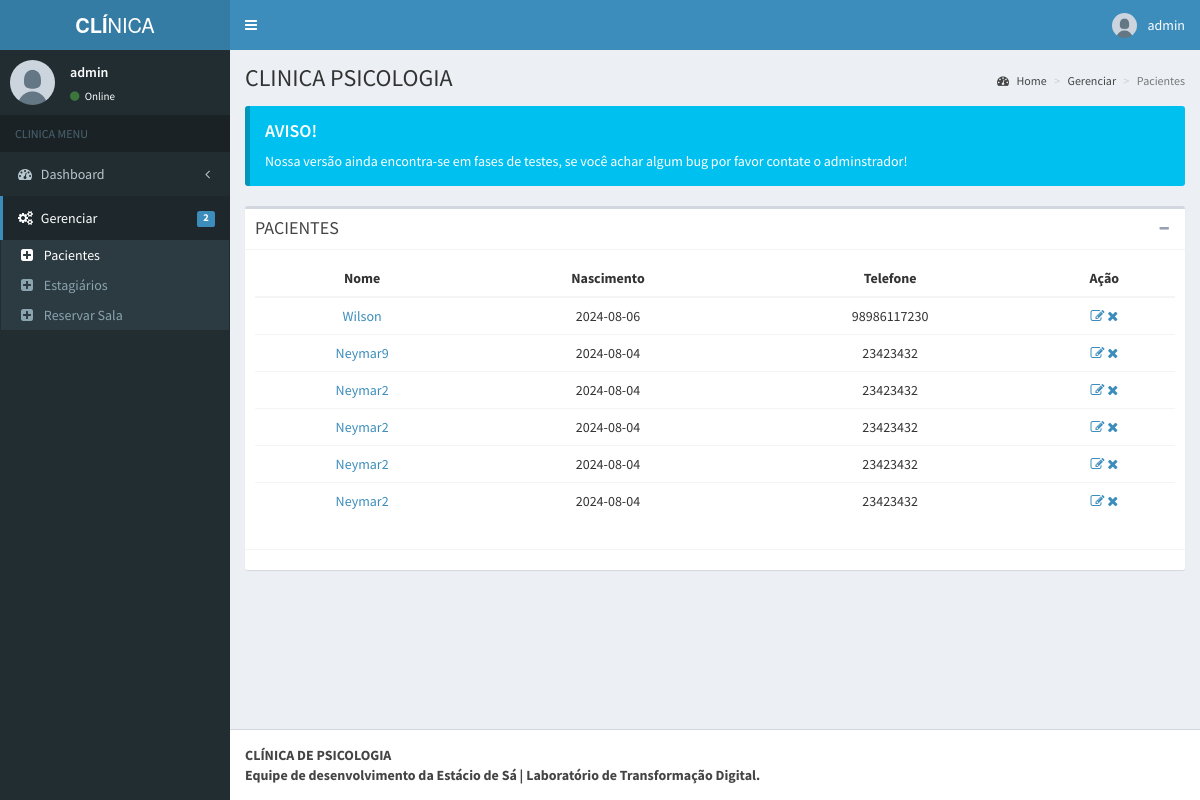
The page /admin/pages/layout/pacientes.php (signed in) on the database as committed earlier.
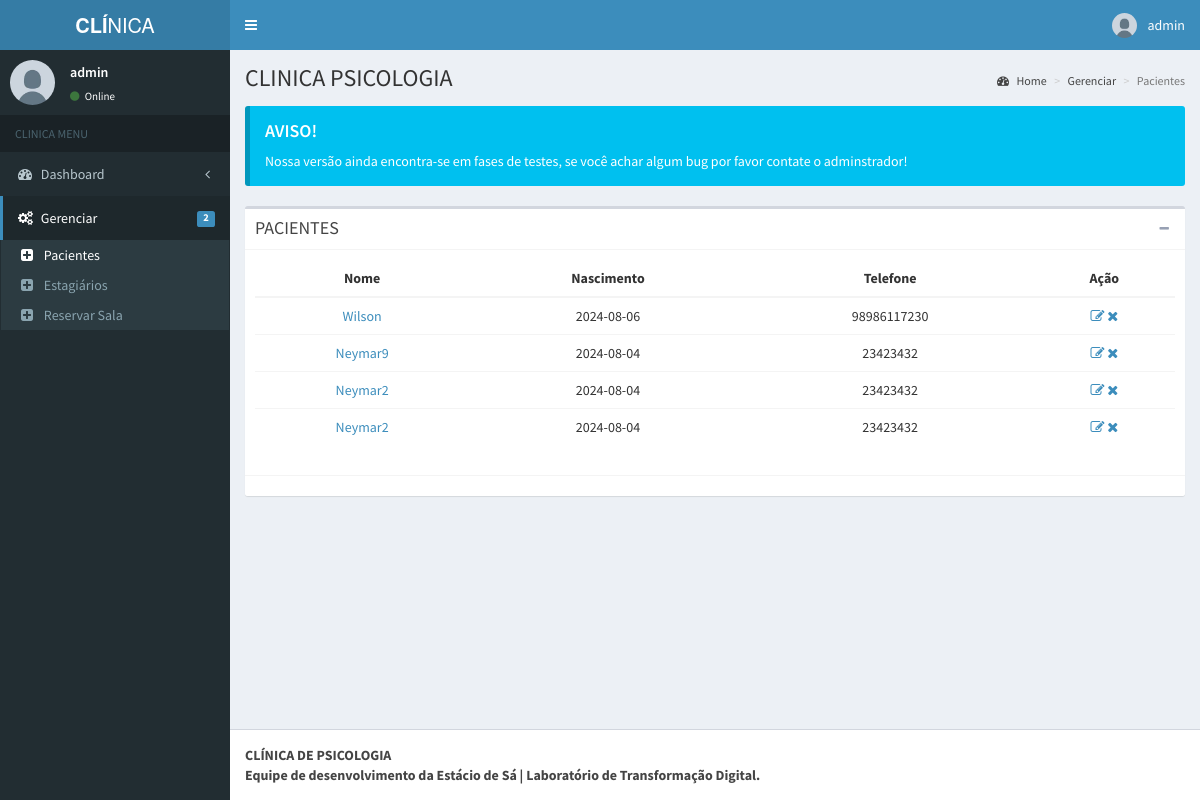
The same page on the database as committed later.
### tables this page shows
CREATE TABLE `tbl_paciente` (
  `id` int(11) UNSIGNED NOT NULL,
  `nome` varchar(150) NOT NULL,
  `nascimento` date NOT NULL,
  `rg` int(11) NOT NULL,
  `cpf` int(11) NOT NULL,
  `id_genero` int(11) UNSIGNED NOT NULL,
  `id_contato` int(11) UNSIGNED NOT NULL,
  `id_escolaridade` int(11) UNSIGNED NOT NULL,
  `id_profissao` int(11) UNSIGNED NOT NULL,
  `id_renda_familiar` int(11) UNSIGNED NOT NULL,
  `id_estado_civil` int(11) UNSIGNED NOT NULL,
  `id_endereco` int(11) UNSIGNED NOT NULL
);

CREATE TABLE `tbl_contato` (
  `id` int(11) UNSIGNED NOT NULL,
  `id_paciente` int(11) UNSIGNED NOT NULL,
  `email` varchar(50) NOT NULL,
  `telefone` varchar(20) NOT NULL
);

### admin/pages/layout/pacientes.php (the view, shortened to what this page needs)
<?php
    include('../../../db/conexao.php');
?>
<!DOCTYPE html>
<html>
  <head>
    <link rel="stylesheet" href="../../bootstrap/css/bootstrap.min.css">
    <link rel="stylesheet" href="https://maxcdn.bootstrapcdn.com/font-awesome/4.4.0/css/font-awesome.min.css">
    <link rel="stylesheet" href="https://code.ionicframework.com/ionicons/2.0.1/css/ionicons.min.css">
    <link rel="stylesheet" href="../../dist/css/AdminLTE.min.css">
    <link rel="stylesheet" href="../../dist/css/skins/_all-skins.min.css">
  <body class="hold-transition skin-blue fixed sidebar-mini">
    <div class="wrapper">
      <header class="main-header">
        <a href="../../index.php" class="logo">
          <span class="logo-lg"><b>CLÍ</b>NICA</span>
        </a>
        <nav class="navbar navbar-static-top" role="navigation">
          <a href="#" class="sidebar-toggle" data-toggle="offcanvas" role="button">
          </a>
          <div class="navbar-custom-menu">
            <ul class="nav navbar-nav">
              <li class="dropdown user user-menu">
                <a href="#" class="dropdown-toggle" data-toggle="dropdown">
                  <img src="../../dist/img/user.jpg" class="user-image" alt="User Image">
                  <span class="hidden-xs"><?php echo $_SESSION['nome']; ?></span>
                </a>
              </li>
            </ul>
          </div>
        </nav>
      </header>
      <aside class="main-sidebar">
        <section class="sidebar">
          <div class="user-panel">
            <div class="pull-left image">
              <img src="../../dist/img/user.jpg" class="img-circle" alt="User Image">
            </div>
            <div class="pull-left info">
              <p><?php echo $_SESSION['nome']; ?></p>
              <a href="#"><i class="fa fa-circle text-success"></i> Online</a>
            </div>
          </div>
          <ul class="sidebar-menu">
            <li class="header">CLINICA MENU</li>
            <li class="treeview">
              <a href="#">
                <i class="fa fa-dashboard"></i> <span>Dashboard</span> <i class="fa fa-angle-left pull-right"></i>
              </a>
            </li>
            <li class="treeview active">
              <a href="#">
                <i class="fa fa-gears"></i>
                <span>Gerenciar</span>
                <span class="label label-primary pull-right">2</span>
              </a>
              <ul class="treeview-menu">
                <li class="active"><a href="pacientes.php"><i class="fa fa-plus-square"></i> Pacientes</a></li>
                <li><a href="terapeutas.php"><i class="fa fa-plus-square"></i> Estagiários</a></li>
                <li><a href="../reservar-sala-segunda.php"><i class="fa fa-plus-square"></i> Reservar Sala</a></li>
              </ul>
            </li>
      </aside>
      <div class="content-wrapper">
        <section class="content-header">
          <h1>
            CLINICA PSICOLOGIA
          </h1>
          <ol class="breadcrumb">
            <li><a href="../../../index.php"><i class="fa fa-dashboard"></i> Home</a></li>
            <li><a href="#">Gerenciar</a></li>
            <li class="active">Pacientes</li>
          </ol>
        </section>
        <section class="content">
          <div class="callout callout-info">
            <h4>AVISO!</h4>
            <p>Nossa versão ainda encontra-se em fases de testes, se você achar algum bug por favor contate o adminstrador!</p>
          </div>
          <div class="box">
            <div class="box-header with-border">
              <h3 class="box-title">PACIENTES</h3>
              <div class="box-tools pull-right">
                <button class="btn btn-box-tool" data-widget="collapse" data-toggle="tooltip" title="Collapse"><i class="fa fa-minus"></i></button>
              </div>
            </div>
            <div class="box-body">
  <div>
    <table class="table table-hover text-center">
      <thead class="table-dark">
        <tr>
          <th scope="col">Nome</th>
          <th scope="col">Nascimento</th>
          <th scope="col">Telefone</th>
          <th scope="col">Ação</th>
        </tr>
      </thead>
      <tbody>
        <?php
            $sql = "SELECT p.id, p.nome, p.cpf, p.nascimento, c.telefone FROM tbl_paciente p INNER JOIN tbl_contato c ON p.id = c.id_paciente";
            $result = mysqli_query($mysqli, $sql);
            while ($row = mysqli_fetch_assoc($result)) {
        ?>
            <tr>
                <td><a href="../calendar.php?id=<?php echo $row["id"] ?>"><?php echo $row["nome"] ?></a></td>
                <td><?php echo $row["nascimento"] ?></td>
                <td><?php echo $row["telefone"] ?></td>
                <td>
                <a href="edit.php?id=<?php echo $row["id"] ?>" class="link-dark"><i class="fa fa-edit"></i></a>
                <a href="delete-consulta.php?id=<?php echo $row["id"] ?>" class="link-dark"><i class="fa fa-remove"></i></a>
                </td>
            </tr>
        <?php
            }
        ?>
      </tbody>
    </table>
  </div>
            </div>
            <div class="box-footer">
            </div>
          </div>
        </section>
      </div>
      <footer class="main-footer">
        <strong>CLÍNICA DE PSICOLOGIA <br> Equipe de desenvolvimento da Estácio de Sá | Laboratório de Transformação Digital.</strong>
      </footer>
    </div>
  </body>
</html>

Rows that differ between the two databases and show on the page:
removed tbl_paciente: nome "Neymar2", nascimento "2024-08-04", id_contato.telefone "23423432"
removed tbl_paciente: nome "Neymar2", nascimento "2024-08-04", id_contato.telefone "23423432"
